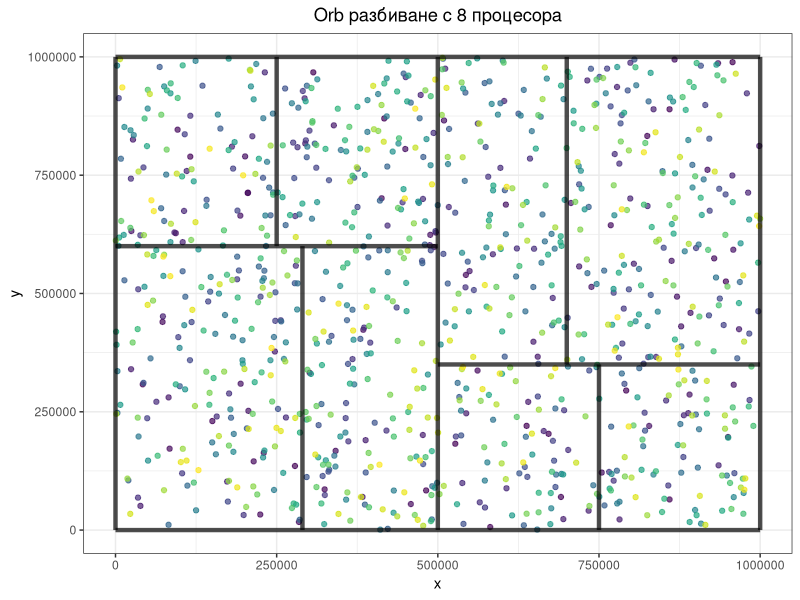

Here is the R script that generated this plot:
library(ggplot2)
library(tidyverse)
require(scales)

theme_set(theme_bw())

coords <- read.csv("./1000bodyCoordinatesIteration0.csv")

p <- ggplot(
  coords,
  aes(x = x, y = y, colour = as.factor(id))
  ) +
  ggtitle("Orb разбиване с 8 процесора") +
  theme(plot.title = element_text(hjust = 0.5)) +
  geom_point(show.legend = F, alpha = 0.7) +
  scale_color_viridis_d() +
  scale_size(range = c(2, 12)) +
  labs(x = "x", y = "y")

#add center split
p <- p + annotate("segment",
             x = 500000,
             y = 0,
             xend = 500000,
             yend = 1000000,
             size = 1.5, alpha = 0.7)

#add left split
p <- p + annotate("segment",
             x = 0,
             y = 600000,
             xend = 500000,
             yend = 600000,
             size = 1.5, alpha = 0.7)

#right split
p <- p + annotate("segment",
             x = 500000,
             y = 350000,
             xend = 1000000,
             yend = 350000,
             size = 1.5, alpha = 0.7)

#bottom right split
p <- p + annotate("segment",
             x = 750000,
             y = 0,
             xend = 750000,
             yend = 350000,
             size = 1.5, alpha = 0.7)

#top right split
p <- p + annotate("segment",
             x = 700000,
             y = 350000,
             xend = 700000,
             yend = 1000000,
             size = 1.5, alpha = 0.7)

#bottom left
p <- p + annotate("segment",
             x = 290000,
             y = 0,
             xend = 290000,
             yend = 600000,
             size = 1.5, alpha = 0.7)

p <- p + annotate("segment",
             x = 250000,
             y = 600000,
             xend = 250000,
             yend = 1000000,
             size = 1.5, alpha = 0.7)

p <- p + annotate("segment",
             x = 0,
             y = 0,
             xend = 0,
             yend = 1000000,
             size = 1.5, alpha = 0.7)

p <- p + annotate("segment",
             x = 0,
             y = 0,
             xend = 1000000,
             yend = 0,
             size = 1.5, alpha = 0.7)

p <- p + annotate("segment",
             x = 1000000,
             y = 0,
             xend = 1000000,
             yend = 1000000,
             size = 1.5, alpha = 0.7)

p <- p + annotate("segment",
             x = 0,
             y = 1000000,
             xend = 1000000,
             yend = 1000000,
             size = 1.5, alpha = 0.7)

ggsave("./orb.png")
